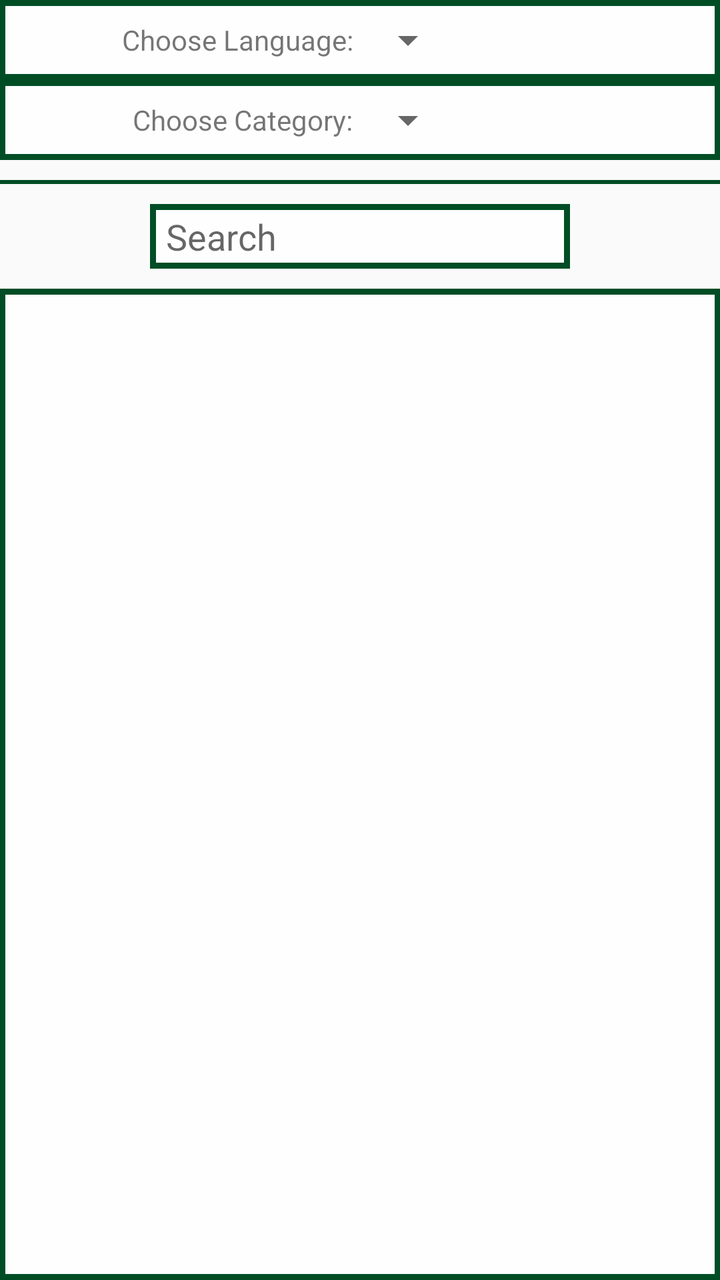
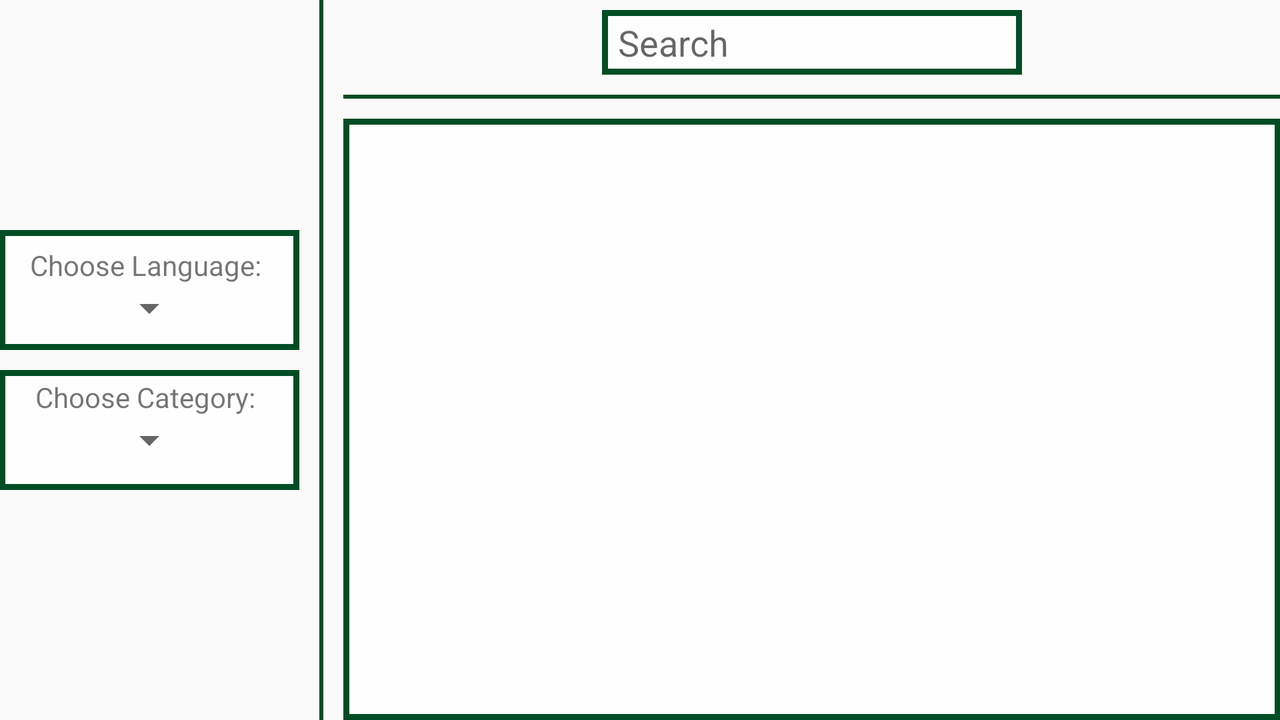

An Android layout and its configuration variant, each rendered on a device that would load it. The default file and the variant file are quoted in full after the pictures.
<!-- AndroidManifest.xml: application theme AppTheme -->
<!-- res/layout/content_dictionary.xml -->
<?xml version="1.0" encoding="utf-8"?>
<RelativeLayout xmlns:android="http://schemas.android.com/apk/res/android"
    xmlns:app="http://schemas.android.com/apk/res-auto"
    xmlns:tools="http://schemas.android.com/tools"
    android:id="@+id/content_helpful_sentences"
    android:layout_width="match_parent"
    android:layout_height="match_parent"
    android:paddingBottom="@dimen/activity_vertical_margin"
    android:paddingLeft="@dimen/activity_horizontal_margin"
    android:paddingRight="@dimen/activity_horizontal_margin"
    android:paddingTop="@dimen/activity_vertical_margin"
    app:layout_behavior="@string/appbar_scrolling_view_behavior"
    tools:context="ogcio.vanuatulanguages.DictionaryActivity"
    tools:showIn="@layout/activity_dictionary"
    android:focusableInTouchMode="true">

    <RelativeLayout
        android:layout_width="match_parent"
        android:layout_height="40dp"
        android:id="@+id/relativeLayout"
        android:background="@drawable/border_white"
        android:layout_centerHorizontal="true">

        <TextView
            android:layout_width="wrap_content"
            android:layout_height="wrap_content"
            android:text="Choose Language: "
            android:layout_toStartOf="@id/spacer"
            android:layout_centerVertical="true"/>

        <Spinner
            android:layout_width="wrap_content"
            android:layout_height="wrap_content"
            android:id="@+id/language"
            android:layout_toEndOf="@id/spacer"
            android:layout_centerVertical="true"/>

        <View
            android:layout_width="0dp"
            android:layout_height="wrap_content"
            android:layout_centerHorizontal="true"
            android:id="@+id/spacer"/>

    </RelativeLayout>

    <RelativeLayout
        android:layout_width="match_parent"
        android:layout_height="40dp"
        android:id="@+id/relativeLayout2"
        android:layout_below="@+id/relativeLayout"
        android:background="@drawable/border_white"
        android:layout_centerHorizontal="true">

        <TextView
            android:layout_width="wrap_content"
            android:layout_height="wrap_content"
            android:layout_centerVertical="true"
            android:layout_toStartOf="@+id/spacer2"
            android:text="Choose Category: " />

        <View
            android:layout_width="0dp"
            android:layout_height="wrap_content"
            android:layout_centerHorizontal="true"
            android:id="@+id/spacer2"/>

        <Spinner
            android:id="@+id/categorySpinner"
            android:layout_width="wrap_content"
            android:layout_height="wrap_content"
            android:layout_alignStart="@+id/spacer2"
            android:layout_centerVertical="true" />

    </RelativeLayout>

    <View
        android:id="@+id/SplitLine"
        android:layout_width="match_parent"
        android:layout_height="2dp"
        android:background="@color/colorPrimaryDark"
        android:layout_marginTop="10dp"
        android:layout_marginBottom="10dp"
        android:layout_below="@+id/relativeLayout2"
        android:layout_alignParentStart="true" />

    <ListView
        android:layout_width="match_parent"
        android:layout_height="match_parent"
        android:id="@+id/dictionary"
        android:layout_below="@+id/search"
        android:layout_marginTop="10dp"
        android:layout_alignParentStart="true"
        android:background="@drawable/border_white"/>

    <EditText
        android:layout_width="wrap_content"
        android:layout_height="wrap_content"
        android:inputType="textPersonName"
        android:imeOptions="actionDone"
        android:layout_below="@id/SplitLine"
        android:ems="10"
        android:layout_centerHorizontal="true"
        android:id="@+id/search"
        android:hint="@string/search"
        android:background="@drawable/border_white"/>

    
        
        
        
        
        

        
            
            
            
            

            

            
                
                
                
                
                
                
                

            
                
                
                
                
                
                
                
                
                

            
                
                
                
                
                
                
                
                
                

            
                
                
                
                
                
                
                
                
                

            
                
                
                
                
                
                
                
                
                

            
                
                
                
                
                
                
                
                
                

            
                
                
                
                
                
                
                
                
                

            
                
                
                
                
                
                
                
                
                

            
                
                
                
                
                
                
                
                
                

            
                
                
                
                
                
                
                
                
                

            
                
                
                
                
                
                
                
                
                

            
                
                
                
                
                
                
                
                
                

            
                
                
                
                
                
                
                
                
                

        

        
            
            
            
            

            
            

            
                
                
                
                
                
                
                

            
                
                
                
                
                
                
                
                
                

            
                
                
                
                
                
                
                
                
                

            
                
                
                
                
                
                
                
                
                

            
                
                
                
                
                
                
                
                
                

            
                
                
                
                
                
                
                
                
                

            
                
                
                
                
                
                
                
                
                

            
                
                
                
                
                
                
                
                
                

            
                
                
                
                
                
                
                
                
                

            
                
                
                
                
                
                
                
                
                

            
                
                
                
                
                
                
                
                
                

            
                
                
                
                
                
                
                
                
                

            
                
                
                
                
                
                
                
                
                

        

    

</RelativeLayout>
<!-- res/layout/activity_dictionary.xml (included above) -->
<?xml version="1.0" encoding="utf-8"?>
<android.support.design.widget.CoordinatorLayout xmlns:android="http://schemas.android.com/apk/res/android"
    xmlns:app="http://schemas.android.com/apk/res-auto"
    xmlns:tools="http://schemas.android.com/tools"
    android:layout_width="match_parent"
    android:layout_height="match_parent"
    android:fitsSystemWindows="true"
    tools:context="ogcio.vanuatulanguages.DictionaryActivity"
    android:background="@drawable/namele_light">

    <android.support.design.widget.AppBarLayout
        android:layout_width="match_parent"
        android:layout_height="wrap_content"
        android:theme="@style/AppTheme.AppBarOverlay">

        <android.support.v7.widget.Toolbar
            android:id="@+id/toolbar"
            android:layout_width="match_parent"
            android:layout_height="?attr/actionBarSize"
            android:background="?attr/colorPrimary"
            app:popupTheme="@style/AppTheme.PopupOverlay" />

    </android.support.design.widget.AppBarLayout>

    <include layout="@layout/content_dictionary" />

</android.support.design.widget.CoordinatorLayout>
<!-- resources referenced by this layout -->
<resources>
  <color name="colorPrimaryDark">#004d25</color>
  <!-- drawable border_white (drawable) -->
  <?xml version="1.0" encoding="utf-8"?>
  <shape xmlns:android="http://schemas.android.com/apk/res/android">
      <solid android:color="#BFFFFFFF"/>
      <stroke android:width="3dip" android:color="#004d25" />
      <padding android:left="8dip" android:top="4dip" android:right="8dip" android:bottom="4dip" />
  </shape>
  <!-- drawable namele_light: png bitmap (drawable, 110221 bytes) -->
  <string name="search">Search</string>
  <style name="AppTheme.AppBarOverlay" parent="ThemeOverlay.AppCompat.Dark.ActionBar" />
  <style name="AppTheme.PopupOverlay" parent="ThemeOverlay.AppCompat.Light" />
  <style name="AppTheme" parent="Theme.AppCompat.Light.DarkActionBar">
          
          <item name="colorPrimary">@color/colorPrimary</item>
          <item name="colorPrimaryDark">@color/colorPrimaryDark</item>
          <item name="colorAccent">@color/colorAccent</item>
      </style>
  <color name="colorPrimary">#00cc99</color>
  <color name="colorAccent">#374bc0</color>
</resources>
<!-- res/layout-land/content_dictionary.xml (the repository's variant of the layout above) -->
<!-- drawn on the phone turned sideways -->
<?xml version="1.0" encoding="utf-8"?>
<RelativeLayout xmlns:android="http://schemas.android.com/apk/res/android"
    xmlns:app="http://schemas.android.com/apk/res-auto"
    xmlns:tools="http://schemas.android.com/tools"
    android:id="@+id/content_helpful_sentences"
    android:layout_width="match_parent"
    android:layout_height="match_parent"
    android:paddingBottom="@dimen/activity_vertical_margin"
    android:paddingLeft="@dimen/activity_horizontal_margin"
    android:paddingRight="@dimen/activity_horizontal_margin"
    android:paddingTop="@dimen/activity_vertical_margin"
    app:layout_behavior="@string/appbar_scrolling_view_behavior"
    tools:context="ogcio.vanuatulanguages.DictionaryActivity"
    tools:showIn="@layout/activity_dictionary"
    android:focusableInTouchMode="true">

    <RelativeLayout
        android:layout_width="match_parent"
        android:layout_height="match_parent"
        android:layout_toEndOf="@id/SplitLine2"
        android:layout_marginTop="5dp">

        <ListView
            android:layout_width="match_parent"
            android:layout_height="match_parent"
            android:id="@+id/dictionary"
            android:layout_below="@+id/horizontalLine"
            android:layout_alignParentStart="true"
            android:layout_marginTop="10dp"
            android:background="@drawable/border_white"/>

        <View
            android:id="@+id/horizontalLine"
            android:layout_width="match_parent"
            android:layout_height="2dp"
            android:background="@color/colorPrimaryDark"
            android:layout_below="@+id/search"
            android:layout_marginTop="10dp"/>

        <EditText
            android:layout_width="wrap_content"
            android:layout_height="wrap_content"
            android:inputType="textPersonName"
            android:ems="10"
            android:layout_centerHorizontal="true"
            android:id="@+id/search"
            android:hint="@string/search"
            android:background="@drawable/border_white"
            android:imeOptions="actionDone"/>

    </RelativeLayout>

    <View
        android:id="@+id/SplitLine2"
        android:layout_width="2dp"
        android:layout_height="match_parent"
        android:layout_alignParentTop="true"
        android:layout_toEndOf="@+id/languageLayout"
        android:layout_marginStart="10dp"
        android:layout_marginEnd="10dp"
        android:background="@color/colorPrimaryDark" />

    <RelativeLayout
        android:layout_width="wrap_content"
        android:layout_height="wrap_content"
        android:id="@+id/languageLayout"
        android:layout_centerVertical="true">

        <RelativeLayout
            android:layout_width="150dp"
            android:layout_height="60dp"
            android:id="@+id/relativeLayout"
            android:background="@drawable/border_white" >

            <TextView
                android:layout_width="wrap_content"
                android:layout_height="wrap_content"
                android:text="Choose Language: "
                android:id="@+id/chooseLanguage"
                android:layout_centerHorizontal="true"
                android:layout_marginTop="4dp"/>

            <Spinner
                android:id="@+id/language"
                android:layout_width="wrap_content"
                android:layout_height="wrap_content"
                android:layout_below="@+id/chooseLanguage"
                android:layout_centerHorizontal="true" />

        </RelativeLayout>

        <RelativeLayout
            android:layout_width="150dp"
            android:layout_height="60dp"
            android:id="@+id/relativeLayout2"
            android:background="@drawable/border_white"
            android:layout_below="@id/relativeLayout"
            android:layout_marginTop="10dp">

            <TextView
                android:layout_width="wrap_content"
                android:layout_height="wrap_content"
                android:text="Choose Category: "
                android:id="@+id/chooseCategory"
                android:layout_centerHorizontal="true" />

            <Spinner
                android:id="@+id/categorySpinner"
                android:layout_width="wrap_content"
                android:layout_height="wrap_content"
                android:layout_below="@+id/chooseCategory"
                android:layout_centerHorizontal="true" />

        </RelativeLayout>

    </RelativeLayout>

</RelativeLayout>
<!-- res/layout/content_dictionary.xml (included above) -->
<?xml version="1.0" encoding="utf-8"?>
<RelativeLayout xmlns:android="http://schemas.android.com/apk/res/android"
    xmlns:app="http://schemas.android.com/apk/res-auto"
    xmlns:tools="http://schemas.android.com/tools"
    android:id="@+id/content_helpful_sentences"
    android:layout_width="match_parent"
    android:layout_height="match_parent"
    android:paddingBottom="@dimen/activity_vertical_margin"
    android:paddingLeft="@dimen/activity_horizontal_margin"
    android:paddingRight="@dimen/activity_horizontal_margin"
    android:paddingTop="@dimen/activity_vertical_margin"
    app:layout_behavior="@string/appbar_scrolling_view_behavior"
    tools:context="ogcio.vanuatulanguages.DictionaryActivity"
    tools:showIn="@layout/activity_dictionary"
    android:focusableInTouchMode="true">

    <RelativeLayout
        android:layout_width="match_parent"
        android:layout_height="40dp"
        android:id="@+id/relativeLayout"
        android:background="@drawable/border_white"
        android:layout_centerHorizontal="true">

        <TextView
            android:layout_width="wrap_content"
            android:layout_height="wrap_content"
            android:text="Choose Language: "
            android:layout_toStartOf="@id/spacer"
            android:layout_centerVertical="true"/>

        <Spinner
            android:layout_width="wrap_content"
            android:layout_height="wrap_content"
            android:id="@+id/language"
            android:layout_toEndOf="@id/spacer"
            android:layout_centerVertical="true"/>

        <View
            android:layout_width="0dp"
            android:layout_height="wrap_content"
            android:layout_centerHorizontal="true"
            android:id="@+id/spacer"/>

    </RelativeLayout>

    <RelativeLayout
        android:layout_width="match_parent"
        android:layout_height="40dp"
        android:id="@+id/relativeLayout2"
        android:layout_below="@+id/relativeLayout"
        android:background="@drawable/border_white"
        android:layout_centerHorizontal="true">

        <TextView
            android:layout_width="wrap_content"
            android:layout_height="wrap_content"
            android:layout_centerVertical="true"
            android:layout_toStartOf="@+id/spacer2"
            android:text="Choose Category: " />

        <View
            android:layout_width="0dp"
            android:layout_height="wrap_content"
            android:layout_centerHorizontal="true"
            android:id="@+id/spacer2"/>

        <Spinner
            android:id="@+id/categorySpinner"
            android:layout_width="wrap_content"
            android:layout_height="wrap_content"
            android:layout_alignStart="@+id/spacer2"
            android:layout_centerVertical="true" />

    </RelativeLayout>

    <View
        android:id="@+id/SplitLine"
        android:layout_width="match_parent"
        android:layout_height="2dp"
        android:background="@color/colorPrimaryDark"
        android:layout_marginTop="10dp"
        android:layout_marginBottom="10dp"
        android:layout_below="@+id/relativeLayout2"
        android:layout_alignParentStart="true" />

    <ListView
        android:layout_width="match_parent"
        android:layout_height="match_parent"
        android:id="@+id/dictionary"
        android:layout_below="@+id/search"
        android:layout_marginTop="10dp"
        android:layout_alignParentStart="true"
        android:background="@drawable/border_white"/>

    <EditText
        android:layout_width="wrap_content"
        android:layout_height="wrap_content"
        android:inputType="textPersonName"
        android:imeOptions="actionDone"
        android:layout_below="@id/SplitLine"
        android:ems="10"
        android:layout_centerHorizontal="true"
        android:id="@+id/search"
        android:hint="@string/search"
        android:background="@drawable/border_white"/>

    
        
        
        
        
        

        
            
            
            
            

            

            
                
                
                
                
                
                
                

            
                
                
                
                
                
                
                
                
                

            
                
                
                
                
                
                
                
                
                

            
                
                
                
                
                
                
                
                
                

            
                
                
                
                
                
                
                
                
                

            
                
                
                
                
                
                
                
                
                

            
                
                
                
                
                
                
                
                
                

            
                
                
                
                
                
                
                
                
                

            
                
                
                
                
                
                
                
                
                

            
                
                
                
                
                
                
                
                
                

            
                
                
                
                
                
                
                
                
                

            
                
                
                
                
                
                
                
                
                

            
                
                
                
                
                
                
                
                
                

        

        
            
            
            
            

            
            

            
                
                
                
                
                
                
                

            
                
                
                
                
                
                
                
                
                

            
                
                
                
                
                
                
                
                
                

            
                
                
                
                
                
                
                
                
                

            
                
                
                
                
                
                
                
                
                

            
                
                
                
                
                
                
                
                
                

            
                
                
                
                
                
                
                
                
                

            
                
                
                
                
                
                
                
                
                

            
                
                
                
                
                
                
                
                
                

            
                
                
                
                
                
                
                
                
                

            
                
                
                
                
                
                
                
                
                

            
                
                
                
                
                
                
                
                
                

            
                
                
                
                
                
                
                
                
                

        

    

</RelativeLayout>
